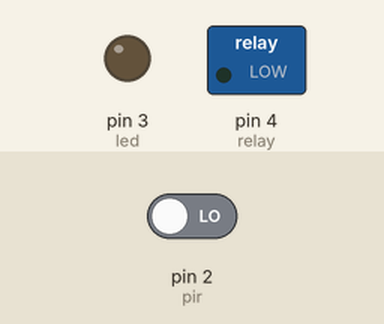
Simulated run of this sketch. Board: Arduino Uno, built with avr-gcc and run on an emulated ATmega328P. On the bench: switched loads named in the sketch (green lamp = pin HIGH), output pins drawn as LEDs (lit = HIGH). The test bench sets the inputs (shaded band); at power-on: pin 2 (pir) LOW.

Above: at 1.2 s.
1.3 s: pin 2 (pir) driven HIGH
At 1.8 s:
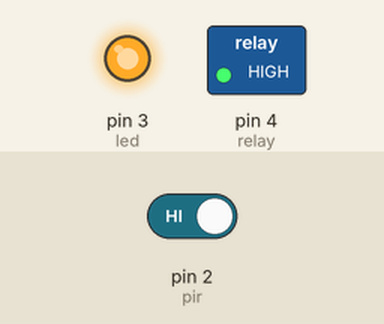
2.8 s: pin 2 (pir) driven LOW
At 4.2 s:
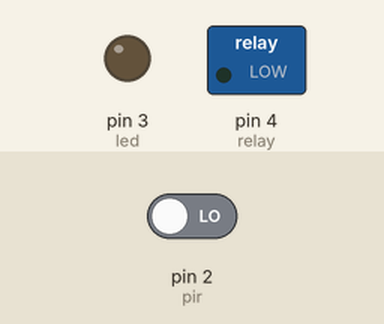
Timing chart, 0 to 5.8 s (numbered marks = the images above; inputs shaded):
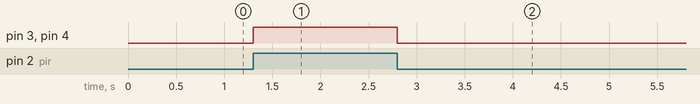

Measured:
- after the input at 1.3 s, pin 3 (led), pin 4 (relay): LOW → HIGH at once
- after the input at 2.8 s, pin 3 (led), pin 4 (relay): HIGH → LOW at once

The sketch:

sketch_mar21a.ino
```cpp
int pir = 2;
int led = 3;
int relay = 4;

void setup() {
  pinMode(pir, INPUT);
  pinMode(led, OUTPUT);
  pinMode (relay, OUTPUT);

}

void loop() {
  if(digitalRead(pir) == HIGH){
    digitalWrite(led, HIGH);
    digitalWrite(relay, HIGH);
  }else{
      digitalWrite(led, LOW);
      digitalWrite(relay, LOW);
  }
}
```
